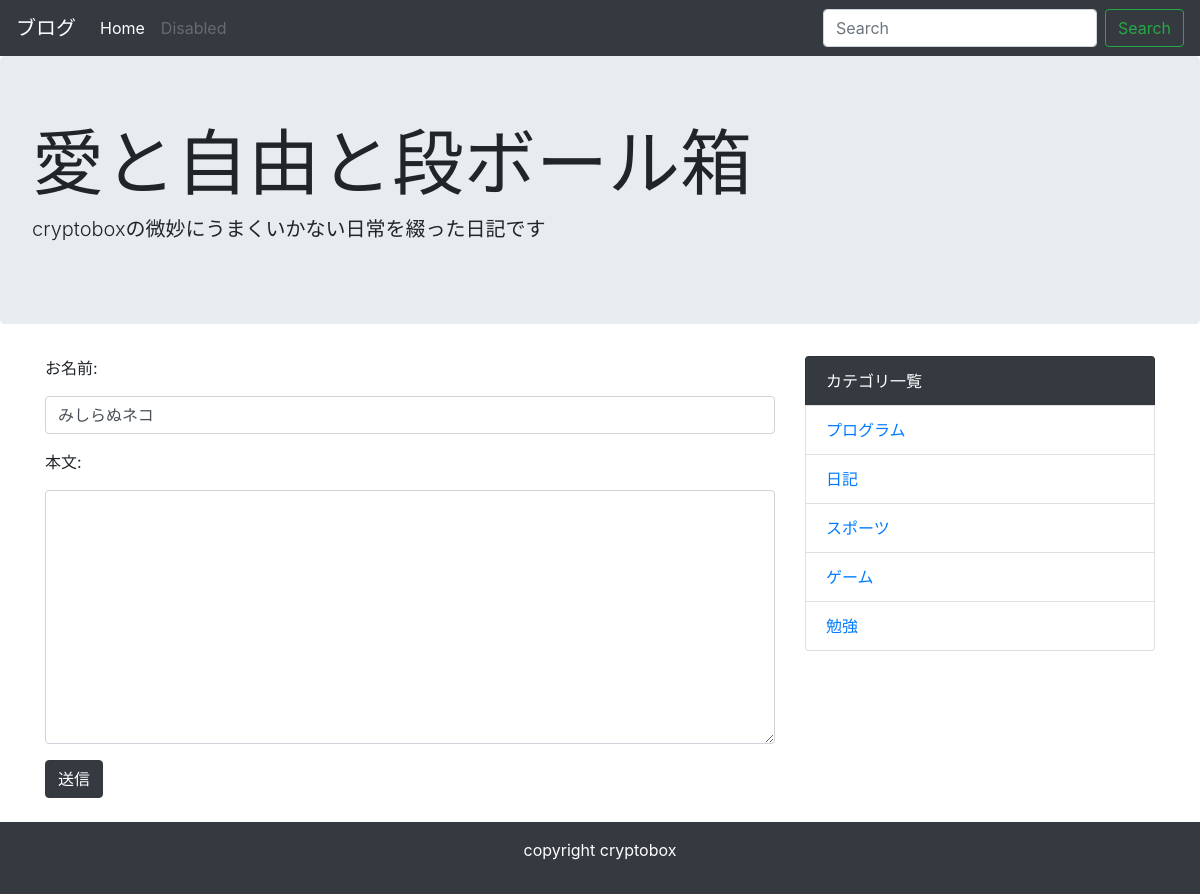
Screenshot of /comment/2/ with the database file from the repository.
### blog/models.py (models this page shows)
class Category(models.Model):
    name = models.CharField('カテゴリ名', max_length=255)
    created_at = models.DateTimeField('作成日', default=timezone.now)
    def __str__(self):
        return self.name

### blog/views.py (the view, shortened to what this page needs)
# urls.py: path('comment/<int:post_pk>/', views.CommentView.as_view(), name='comment'),
class CommentView(generic.CreateView):
    model = Comment
    form_class = CommentCreateForm

### blog/forms.py
class CommentCreateForm(forms.ModelForm):
    def __init__(self, *args, **kwargs):
        super().__init__(*args, **kwargs)
        for field in self.fields.values():
            field.widget.attrs['class'] = 'form-control'
    class Meta:
        model = Comment
        fields = ('name', 'text')

### blog/context_processors.py (called while the page is built)
def common(request):
    context = {
        'category_list': Category.objects.all(),
    }
    return context

### blog/templates/blog/comment_form.html (shortened to what this page needs)
{% extends 'blog/base.html' %}
{% block content %}
<form action="" method="POST">
 {% for field in form %}
 <div class="form-group">
  <label for="{{ field.id_for_label }}">{{ field.label_tag }}</label>
  {{ field }}
 </div>
 {% endfor %}
 <div class="mb-4">
  <button type="submit" class="btn btn-dark">送信</button>
 </div>
</form>
{% endblock %}

### blog/templates/blog/base.html (shortened to what this page needs)
<!doctype html>
<html lang="ja">
  <head>
    <link rel="stylesheet" href="https://maxcdn.bootstrapcdn.com/bootstrap/4.0.0-beta.2/css/bootstrap.min.css">
  </head>
  <body>
    <nav class="navbar navbar-expand-lg navbar-dark bg-dark">
      <a class="navbar-brand" href="#">ブログ</a>
      <div class="collapse navbar-collapse" id="navbarSupportedContent">
        <ul class="navbar-nav mr-auto">
          <li class="nav-item active">
            <a class="nav-link" href="{% url 'blog:index' %}">Home <span class="sr-only">(current)</span></a>
          </li>
          <li class="nav-item">
            <a class="nav-link disabled" href="#">Disabled</a>
          </li>
        </ul>
        <form class="form-inline my-2 my-lg-0" method="GET" action="{% url 'blog:index' %}">
          <input class="form-control mr-sm-2" type="text" placeholder="Search" aria-label="Search" name="keyword">
          <button class="btn btn-outline-success my-2 my-sm-0" type="submit">Search</button>
        </form>
      </div>
    </nav>
    <div class="jumbotron">
      <h1 class="display-3">愛と自由と段ボール箱</h1>
      <p class="lead">cryptoboxの微妙にうまくいかない日常を綴った日記です</p>
    </div>
    <div class="container">
      <div class="row">
        <div class="col-md-8">
          {% block content %}
          {% endblock %}
        </div>
        <div class="col-md-4">
          <ul class="list-group">
            <li class="list-group-item bg-dark text-white">カテゴリ一覧</li>
            {% for category in category_list %}
            <li class="list-group-item"><a href="{% url 'blog:category' category.pk %}">{{ category }}</a></li>
            {% endfor %}
          </ul>
        </div>
      </div>
    </div>
    <footer class="bg-dark text-white text-center py-3">
      <p>copyright cryptobox</p>
    </footer>
  </body>
</html>

### rows the page displays
Category: name "プログラム"
Category: name "日記"
Category: name "スポーツ"
Category: name "ゲーム"
Category: name "勉強"

### other values shown
{{ field.label_tag }} "お名前:" "本文:"
